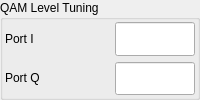
       <widget class="QGroupBox" name="groupBox3_2_3">
        <property name="title">
         <string>QAM Level Tuning</string>
        </property>
        <property name="margin" stdset="0">
         <number>3</number>
        </property>
        <layout class="QGridLayout">
         <property name="margin" stdset="0">
          <number>2</number>
         </property>
         <item row="0" column="0">
          <layout class="QHBoxLayout">
           <item>
            <widget class="QLabel" name="textLabel5_2_3_2_4_2_2_2_2_2_3">
             <property name="sizePolicy">
              <sizepolicy hsizetype="Preferred" vsizetype="Fixed">
               <horstretch>0</horstretch>
               <verstretch>0</verstretch>
              </sizepolicy>
             </property>
             <property name="text">
              <string>Port I</string>
             </property>
             <property name="wordWrap">
              <bool>false</bool>
             </property>
            </widget>
           </item>
           <item>
            <layout class="QHBoxLayout">
             <item>
              <widget class="QLineEdit" name="m_edQAMLevel1">
               <property name="sizePolicy">
                <sizepolicy hsizetype="Preferred" vsizetype="Fixed">
                 <horstretch>0</horstretch>
                 <verstretch>0</verstretch>
                </sizepolicy>
               </property>
               <property name="maximumSize">
                <size>
                 <width>80</width>
                 <height>32767</height>
                </size>
               </property>
              </widget>
             </item>
            </layout>
           </item>
          </layout>
         </item>
         <item row="1" column="0">
          <layout class="QHBoxLayout">
           <item>
            <widget class="QLabel" name="textLabel5_2_3_2_4_2_2_2_2_2_2_3">
             <property name="sizePolicy">
              <sizepolicy hsizetype="Preferred" vsizetype="Fixed">
               <horstretch>0</horstretch>
               <verstretch>0</verstretch>
              </sizepolicy>
             </property>
             <property name="text">
              <string>Port Q</string>
             </property>
             <property name="wordWrap">
              <bool>false</bool>
             </property>
            </widget>
           </item>
           <item>
            <layout class="QHBoxLayout">
             <item>
              <widget class="QLineEdit" name="m_edQAMLevel2">
               <property name="sizePolicy">
                <sizepolicy hsizetype="Preferred" vsizetype="Fixed">
                 <horstretch>0</horstretch>
                 <verstretch>0</verstretch>
                </sizepolicy>
               </property>
               <property name="maximumSize">
                <size>
                 <width>80</width>
                 <height>32767</height>
                </size>
               </property>
              </widget>
             </item>
            </layout>
           </item>
          </layout>
         </item>
        </layout>
       </widget>
